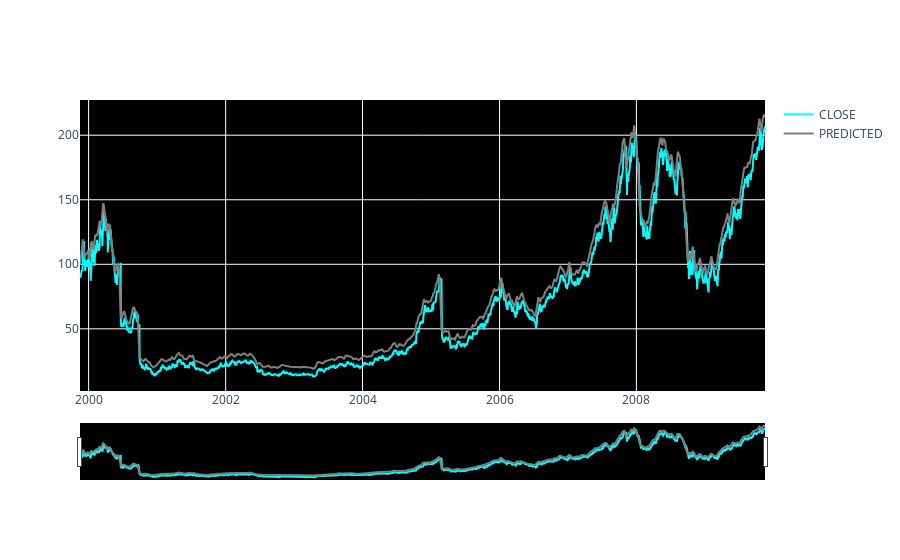

Here is the notebook cell this chart was saved with:
### Code cell
fig = go.Figure()
fig.add_trace(go.Scatter(
    x = test.index,
    y = test['Close'],
    name = "CLOSE",
    line_color = "cyan"
))

fig.add_trace(go.Scatter(
    x = test.index,
    y = test['Predictions'],
    name = "PREDICTED",
    line_color = "gray"
))

fig.update_layout(plot_bgcolor = "rgb(0,0,0)", xaxis_rangeslider_visible = True)
fig.show()

### Figure 1 — Plotly figure (JSON) as saved in the notebook; plotly's stock layout.template omitted (floating-point values rounded to 4 significant figures; data arrays with more than 128 entries replaced by an {"elided": "..."} marker saying what was removed)
{"data": [{"line": {"color": "cyan"}, "name": "CLOSE", "type": "scatter", "x": {"elided": "2517 str values"}, "y": {"elided": "2517 float values"}}, {"line": {"color": "gray"}, "name": "PREDICTED", "type": "scatter", "x": {"elided": "2517 str values"}, "y": {"elided": "2517 float values"}}], "layout": {"plot_bgcolor": "rgb(0,0,0)", "xaxis": {"rangeslider": {"visible": true}}}}
